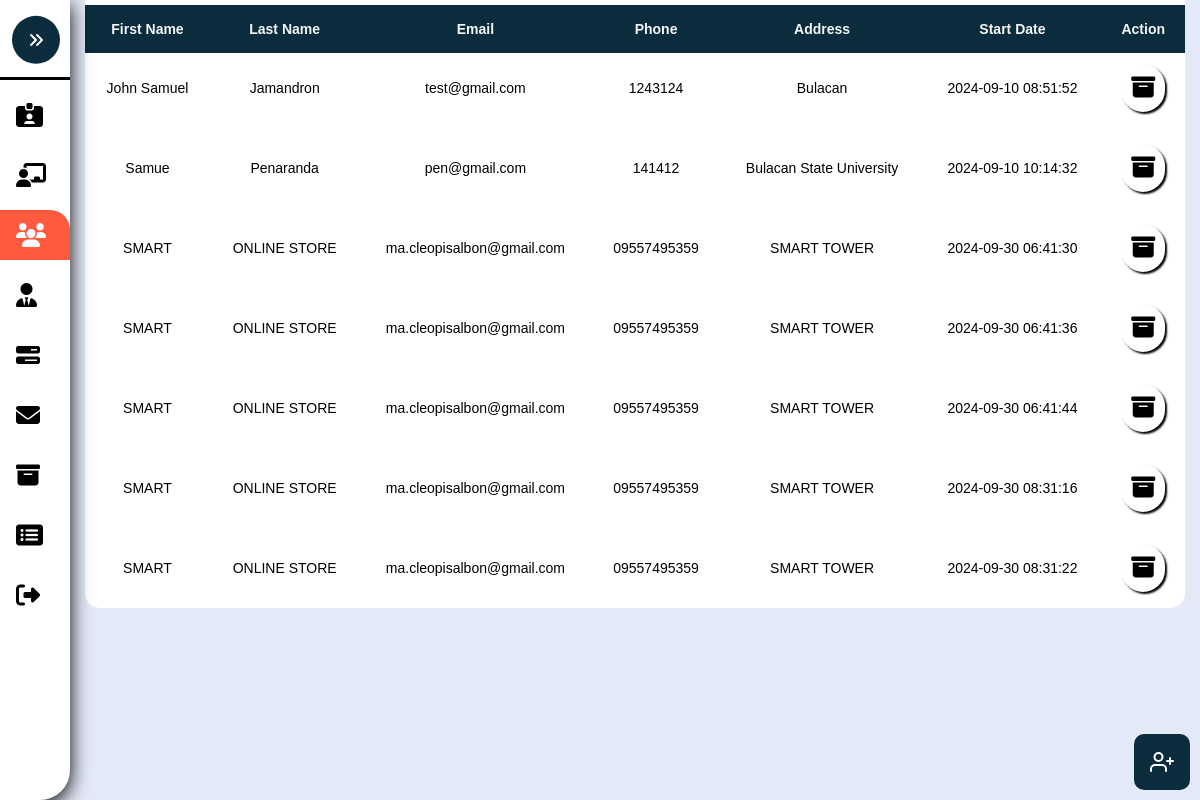
The page /Users.php on the database its author committed.
### tables this page shows
CREATE TABLE `user` (
  `UserID` int(8) NOT NULL,
  `Firstname` varchar(255) NOT NULL,
  `Lastname` varchar(255) NOT NULL,
  `Email` varchar(255) NOT NULL,
  `Phone` varchar(255) NOT NULL,
  `Address` varchar(255) NOT NULL,
  `Password` varchar(255) NOT NULL,
  `Role` varchar(255) NOT NULL,
  `Date_Joined` timestamp NOT NULL DEFAULT current_timestamp()
);

### Users.php (the view, shortened to what this page needs)
<?php
	include './Assets/Php/Connection.php';
?>
<!DOCTYPE html>
<html>
<head>
	<link rel="stylesheet" type="text/css" href="./Assets/Css/Admin.css?v=<?php echo time(); ?>">
</head>
<body>
	<nav class="sidebar close" id="sidebar">
		<header>
			<figure class="image-container">
			</figure>
			<button class="toggle">
				<i class="fa-solid fa-angles-right"></i>
			</button>
		</header>
		<div class="menu-bar">
			<div class="menu">
				<ul class="menu-links">
					<li class="nav-link">
						<a href="./Account.php" >
							<i class="fa-solid fa-id-card-clip"></i>
						</a>
					</li>
					<li class="nav-link">
						<a href="./Pending.php">
							<i class="fa-solid fa-chalkboard-user"></i>
						</a>
					</li>
					<li class="nav-link">
						<a href="./Users.php" class="dashboard-list-item active" >
							<i class="fa-solid fa-users"></i>
						</a>
					</li>
					<li class="nav-link">
						<a href="./Management.php" class="dashboard-list-item">
							<i class="fa-solid fa-user-tie"></i>
						</a>
					</li>
					<li class="nav-link">
						<a href="./Properties.php" class="dashboard-list-item">
							<i class="fa-solid fa-bars-progress"></i>
						</a>
					</li>
					<li class="nav-link">
						<a href="Message.php" class="dashboard-list-item">
							<i class="fa-solid fa-envelope"></i>
						</a>
					</li>
					<li class="nav-link">
						<a href="./Archieve.php" class="dashboard-list-item">
							<i class="fa-solid fa-box-archive"></i>
						</a>
					</li>
					<li class="nav-link">
						<a href="SoldProperties.php" class="dashboard-list-item">
							<i class="fa-solid fa-rectangle-list"></i>
						</a>
					</li>
					<li class="nav-link">
						<a href="./Assets/Php/Logout.php" class="dashboard-list-item">
							<i class="fa-solid fa-right-from-bracket"></i>
						</a>
					</li>
				</ul>
			</div>
		</div>
	</nav>
	<main class="main">
		<section class="Table-section" id="Table-Section">
			<div class="container">
				<table class="table" id="table">
					<tr>
						<th>First Name</th>
						<th>Last Name</th>
						<th>Email</th>
						<th>Phone</th>
						<th>Address</th>
						<th>Start Date</th>
						<th class="action-center">Action</th>
					</tr>
					<?php
						$sql = "SELECT * FROM user";
						$rs = mysqli_query($conn, $sql);
						if($rs){
							while ($row = mysqli_fetch_assoc($rs)) {
								$UserID = $row['UserID'];
								$Firstname = $row['Firstname'];
								$Lastname = $row['Lastname'];
								$Email = $row['Email'];
								$Phone = $row['Phone'];
								$Address = $row['Address'];
								$Date = $row['Date_Joined'];
								echo "
								<tr>
									<td>".$Firstname."</td>
									<td>".$Lastname."</td>
									<td>".$Email."</td>
									<td>".$Phone."</td>
									<td>".$Address."</td>
									<td>".$Date."</td>
									<td class='td-action'>
									<a href='./Assets/Php/Admin.php?archiveID=".$UserID."&value=User' onclick='return archiveConfirmation()' '>
									<i class='fa-solid fa-box-archive' ></i>
									</td>
								</tr>
								";
							}
						}
					?>
				</table>
			</div>
		</section>
	</main>
	<section class="Dialog-Section">
		<div class="float-diagram">
			<button onclick="OpenDialog()">
			</button>
		</div>
	</section>
</body>
</html>

### Assets/Css/Admin.css (style rules this page uses)
:root { --dark-jungle-green: hsl(188, 63%, 7%); --prussian-blue: hsl(200, 69%, 14%); --raisin-black-1: hsl(227, 29%, 13%); --raisin-black-2: hsl(229, 17%, 19%); --yellow-green: hsl(89, 72%, 85%); --orange-soda: hsl(9,100%, 62%); --cultured-1: hsl(0, 0%, 93%); --cultured-2:hsl(192, 24%, 96%); --misty-rose: hsl(210, 100%, 97%); --alice-blue: hsl(8, 100%, 97%); --seashell: hsl(8,100%, 97%); --cadet: hsl(0, 0%, 100%); --white: hsl(0,0%, 100%); --black:hsl(0,0%,0%); --opal: hsl(180, 20%, 62%); --head-foot-bg-amaresa: rgba(255, 255, 255, 0.66); --header-bg-amaresa-shadow:0 4px 30px rgba(0, 0, 0, 0.1); --footer-bg-amaresa-shadow:0 -4px 30px rgba(0, 0, 0, 0.1); --amaresa-box-shadow: 2px 2px 2px black; --amaresa-bg:#f0f0f0; --body-color: #E4E9F7; --sidebar-color: #FFF; --sidebar-text-color: #707070; --sidebar-toggle-color: #DDD; --ff-numito-sans:"Nunito Sans", sans-serif; --ff-poppins:"Poppins", sans-serif; --fs-1: 1.875rem; --fs-2: 1.5rem; --fs-3: 1.375rem; --fs-4: 1.125rem; --fs-5: 0.875rem; --fs-6: 0.813rem; --fs-7: 0.75rem; --fw-500: 500; --fw-600: 600; --fw-700: 700; --transition:0.25s ease; --section-spacing: 100px; --shadow-1: 0 5px 20px hsla(219, 56%, 21%, 0.1); --shadow-1: 0 16px 32px hsla(188, 63%, 63%, 0.1); }
*, *::before, *::after { padding: 0; margin: 0; box-sizing: border-box; }
li { list-style: none; }
a { text-decoration: none; }
a, img, span, button, i { display: block; }
button { border:none; outline: none; background: none; font: inherit; text-align: left; cursor: pointer; }
i { pointer-events: none; }
html { font-family: var(--ff-numito-sans); scroll-behavior: smooth; }
body { background: var(--body-color); overflow-x: hidden; }
.container { padding-inline:15px; }
button, a { transition: var(--transition); }
.sidebar { position: fixed; top: 0; left: 0; box-shadow: 2px 2px 15px var(--orange-soda); border-bottom-right-radius: 30px; width: 250px; height: 100vh; background: var(--sidebar-color); transition: .5s ease; z-index: 100; }
.sidebar.close { width: 70px; box-shadow: 0 5px 20px black; }
.sidebar.close .toggle { transform: translate(-50%,-40%); background: var(--prussian-blue); }
.sidebar figure { border-bottom: 3px solid black; position: relative; }
.sidebar header { position: relative; }
.sidebar header .toggle { position: absolute; top: 30%; right:-20%; cursor: pointer; padding: 1rem; background: var(--orange-soda); color: var(--white); border-radius: 100%; display: flex; justify-content: center; align-items: center; transform: rotate(180deg) translate(40%); }
.sidebar .nav-link a { height: 50px; margin-top: 10px; display: flex; justify-content: left; align-items: center; color: black; transition:var(--transition); }
.sidebar .nav-link i { margin-inline: 1rem; font-size: var(--fs-2); }
.sidebar .nav-link .active { color: white; background: var(--orange-soda); border-top-right-radius: 20px; }
.main { position: relative; height: 100vh; left: 250px; width: calc(100% - 250px); transition: .5s ease; }
.sidebar.close ~ .main { left: 70px; width: calc(100% - 70px); }
.Table-section { max-height: 99vh; overflow-x: hidden; position: relative; }
.td-action { position: relative; transition: .3s ease; display: flex; align-items: center; gap: 1rem; justify-content: space-evenly; }
.td-action a { font-size: var(--fs-2); padding: 10px; background: var(--white); box-shadow: var(--amaresa-box-shadow); border-radius: 26px; color: black; }
.float-diagram { position: absolute; right: 10px; bottom: 10px; background: var(--prussian-blue); font-size: 1rem; border-radius: 10px ; color: white; padding: 1rem; display: flex; justify-content: center; align-items: center; gap: 1rem; }
.float-diagram button { color: white; display: flex; gap: 5px; justify-content: center; }

### rows shown on the page
user: Firstname "John Samuel", Lastname "Jamandron", Email "test@gmail.com", Phone "1243124", Address "Bulacan", Date_Joined "2024-09-10 08:51:52"
user: Firstname "Samue", Lastname "Penaranda", Email "pen@gmail.com", Phone "141412", Address "Bulacan State University", Date_Joined "2024-09-10 10:14:32"
user: Firstname "SMART", Lastname "ONLINE STORE", Email "ma.cleopisalbon@gmail.com", Phone "09557495359", Address "SMART TOWER", Date_Joined "2024-09-30 06:41:30"
user: Firstname "SMART", Lastname "ONLINE STORE", Email "ma.cleopisalbon@gmail.com", Phone "09557495359", Address "SMART TOWER", Date_Joined "2024-09-30 06:41:36"
user: Firstname "SMART", Lastname "ONLINE STORE", Email "ma.cleopisalbon@gmail.com", Phone "09557495359", Address "SMART TOWER", Date_Joined "2024-09-30 06:41:44"
user: Firstname "SMART", Lastname "ONLINE STORE", Email "ma.cleopisalbon@gmail.com", Phone "09557495359", Address "SMART TOWER", Date_Joined "2024-09-30 08:31:16"
user: Firstname "SMART", Lastname "ONLINE STORE", Email "ma.cleopisalbon@gmail.com", Phone "09557495359", Address "SMART TOWER", Date_Joined "2024-09-30 08:31:22"
